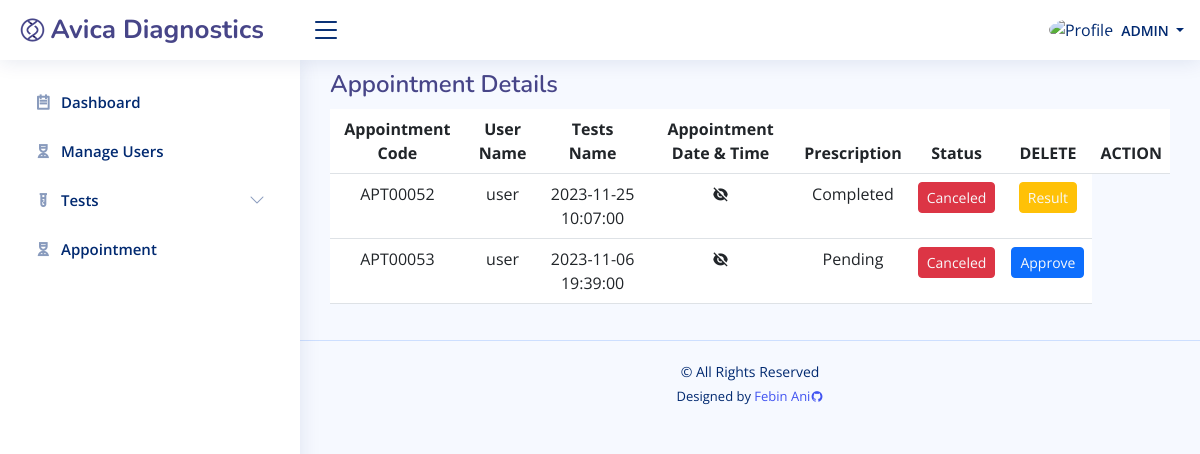
Before: /admin/appointment.php (signed in) with the older database file.
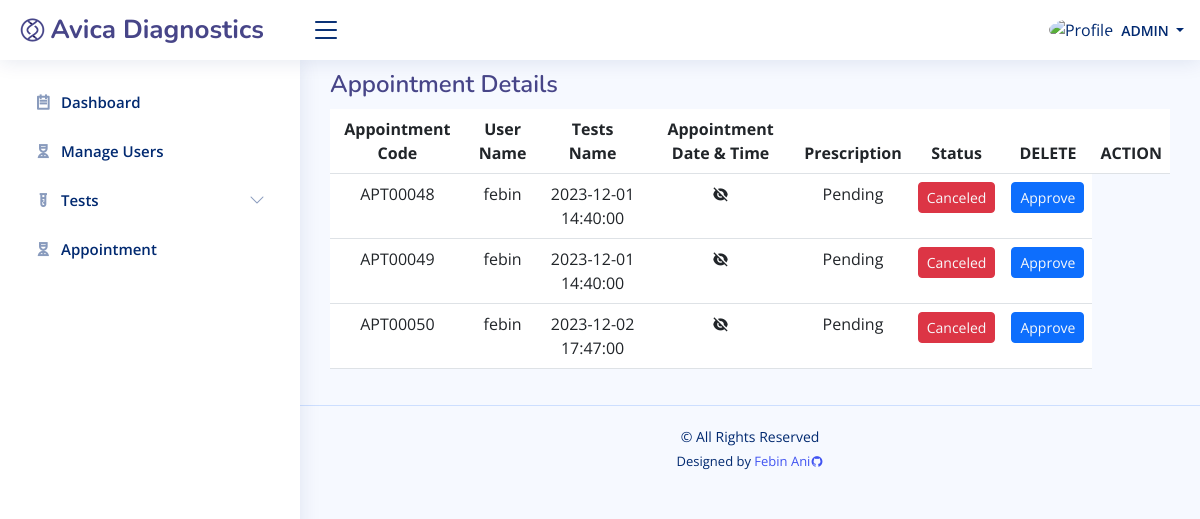
After: the same page with the newer database file.
### tables this page shows
CREATE TABLE `tb_appointment_list` (
  `apt_id` int(10) NOT NULL,
  `code` varchar(100) NOT NULL,
  `user_id` int(10) NOT NULL,
  `schedule` datetime NOT NULL,
  `pres` varchar(150) NOT NULL,
  `price` int(10) NOT NULL,
  `status` int(50) NOT NULL,
  `date_created` datetime NOT NULL,
  `date_updated` datetime DEFAULT NULL
);

CREATE TABLE `tb_user` (
  `id` int(10) NOT NULL,
  `fname` text NOT NULL,
  `lname` text NOT NULL,
  `gender` varchar(30) NOT NULL,
  `contact` varchar(100) NOT NULL,
  `username` varchar(50) NOT NULL,
  `email` text NOT NULL,
  `pass` text NOT NULL,
  `dob` date NOT NULL,
  `address` text NOT NULL,
  `usertype` text NOT NULL,
  `date_created` datetime NOT NULL,
  `date_updated` datetime DEFAULT NULL
);

### admin/appointment.php (the view, shortened to what this page needs)
<?php
	include('constant/security.php');
	include('constant/header.php');
	include('constant/sidebar.php');
?>
<main id="main" class="main">
    <div class="pagetitle">
      <h1>Appointment Details</h1>
    </div>
    <section class="section">
      <div class="row">
        <div class="col-lg-12">
          <table class="table">
            <thead>
              <tr class="text-center ">
                <th scope="col">Appointment Code</th>
                <th scope="col">User Name</th>
                <th scope="col">Tests Name</th>
                <th scope="col">Appointment Date & Time</th>
                <th scope="col">Prescription</th>
                <th scope="col">Status</th>
                <th scope="col">DELETE</th>
                <th scope="col">ACTION</th>
              </tr>
            </thead>
            <tbody>
            <?php
              $sql = "SELECT
                          al.code AS appointment_code,
                          u.username AS user_name,
                          -- t.test_name AS test_name,
                          al.schedule,
                          al.status ,
                          al.apt_id ,
                          al.pres
                      FROM
                          tb_appointment_list al
                      JOIN
                          tb_user u ON al.user_id = u.id
                      -- JOIN
                      --     tb_test t ON al.test_id = t.test_id;";
              $result = $conn->query($sql);
              if ($result->num_rows > 0) {
                while ($row = $result->fetch_assoc()) {
                  echo '<tr class="text-center ">';
                  echo '<td>' . $row["appointment_code"] . '</td>';
                  echo '<td>' . $row["user_name"] . '</td>';
                  echo '<td>' . $row["schedule"] . '</td>';
                  echo "<td>" ?>
                  <?php
                  $pres=$row["pres"];
                  if($pres!==""){
                  ?>
                    <a class="d-flex justify-content-center link-dark" href=<?php echo "../assets/upload/".$row["pres"]; ?> >  <i class="ri-eye-fill"></i></a>
                  <?php
                  } else {
                  ?>
                    <i  class="ri-eye-off-fill d-flex justify-content-center "></i>
                  <?php
                  }
                  echo "<td>" ?>
                  <?php
                  $status=$row['status'];
                  if($status==0){
                    ?>
                    Pending
                    <?php
                  } elseif($status==1) {
                    ?>
                    Approved
                    <?php
                  } else {
                    ?>
                    Completed
                    <?php
                  }
                  ?>
                  <?php "</td>";
                  echo "<td>";
                  ?>
                    <button class="btn btn-danger btn-sm">
                      <a class="link-light" href="delete.php?apt_id=<?php echo $row["apt_id"]; ?>">Canceled</a>
                    </button>
                  <?php "</td>";
                    echo "<td>";
                    $status=$row['status'];
                    if($status==0){
                  ?>
                  <button class="btn btn-primary btn-sm">
                    <a class="link-light" href="update.php?apt_id=<?php echo $row["apt_id"]; ?>">Approve</a>
                  </button>
                  <?php
                    } elseif($status==1) {
                  ?>
                  <button class="btn btn-success btn-sm">
                    <a class="link-light" href="update.php?apt_id=<?php echo $row["apt_id"]; ?>">Complete</a>
                  </button>
                  <?php
                    } else {
                  ?>
                  <button class="btn btn-warning btn-sm">
                    <a class="link-light" href="result.php?apt_id=<?php echo $row["apt_id"]; ?>">Result</a>
                  </button>
                  <?php
                    }
                  echo "</td>";
                  echo "</tr>";
                }
              }
            ?>
            </tbody>
          </table>
        </div>
      </div>
    </section>
  </main>
<?php
include('constant/footer.php');
?>

### admin/constant/header.php (shortened to what this page needs)
<!DOCTYPE html>
<html lang="en">
<head>
  <link href="assets/vendor/bootstrap/css/bootstrap.min.css" rel="stylesheet">
  <link href="assets/vendor/bootstrap-icons/bootstrap-icons.css" rel="stylesheet">
  <link href="assets/vendor/boxicons/css/boxicons.min.css" rel="stylesheet">
  <link href="assets/vendor/quill/quill.snow.css" rel="stylesheet">
  <link href="assets/vendor/quill/quill.bubble.css" rel="stylesheet">
  <link href="assets/vendor/remixicon/remixicon.css" rel="stylesheet">
  <link href="assets/vendor/simple-datatables/style.css" rel="stylesheet">
  <link href="assets/css/style.css" rel="stylesheet">
  <link rel="stylesheet" type="text/css" href="https://common.olemiss.edu/_js/sweet-alert/sweet-alert.css">
</head>
<body>
  <header id="header" class="header fixed-top d-flex align-items-center">
    <div class="d-flex align-items-center justify-content-between">
      <a href="index.php" class="logo d-flex align-items-center">
        <img src="assets/img/logo.png" alt="">
        <span class="d-none d-lg-block">Avica Diagnostics</span>
      </a>
      <i class="bi bi-list toggle-sidebar-btn"></i>
    </div>
    <nav class="header-nav ms-auto">
      <ul class="d-flex align-items-center">
        <li class="nav-item dropdown pe-3">
          <a class="nav-link nav-profile d-flex align-items-center pe-0" href="#" data-bs-toggle="dropdown">
            <img src="https://github.com/febin-ani.png" alt="Profile" class="rounded-circle">
            <span class="d-none d-md-block dropdown-toggle ps-2">
            <?php echo "<span class='text-uppercase'>" .$_SESSION['usertype']. "</span>"; ?>
            </span>
          </a>
        </li>
      </ul>
    </nav>
  </header>

### admin/constant/sidebar.php (shortened to what this page needs)
 <aside id="sidebar" class="sidebar">
<ul class="sidebar-nav" id="sidebar-nav">
  <li class="nav-item">
    <a class="nav-link collapsed" href="index.php">
      <i class="ri-todo-line"></i>
      <span>Dashboard</span>
    </a>
  </li>
  <li class="nav-item">
    <a class="nav-link collapsed" href="register.php">
      <i class="ri-nurse-line"></i>
      <span>Manage Users</span>
    </a>
  </li>
  <li class="nav-item">
    <a class="nav-link collapsed" data-bs-target="#test-nav" data-bs-toggle="collapse" href="#">
      <i class="ri-test-tube-line"></i><span>Tests</span><i class="bi bi-chevron-down ms-auto"></i>
    </a>
  </li>
  <li class="nav-item">
    <a class="nav-link collapsed" href="appointment.php">
      <i class="ri-nurse-line"></i>
      <span>Appointment</span>
    </a>
  </li>
</ul>
</aside>

### constant/footer.php (shortened to what this page needs)
 <footer id="footer" class="footer">
    <div class="copyright">
      &copy;  All Rights Reserved
    </div>
    <div class="credits">
      Designed by <a href="https://github.com/febin-ani">Febin Ani<i class="ri-github-fill"></i></a>
    </div>
  </footer>
</body>
</html>

### admin/assets/css/style.css (style rules this page uses)
:root { scroll-behavior: smooth; }
body { font-family: "Open Sans", sans-serif; background: #f6f9ff; color: #444444; }
a { color: #4154f1; text-decoration: none; }
h1, h2, h3, h4, h5, h6 { font-family: "Nunito", sans-serif; }
#main { margin-top: 50px; padding: 20px 30px; transition: all 0.3s; }
.pagetitle { margin-bottom: 10px; }
.pagetitle h1 { font-size: 24px; margin-bottom: 0; font-weight: 600; color: rgb(71, 69, 136); }
.logo { line-height: 1; }
@media (min-width: 1200px) { .logo { width: 280px; } }
.logo img { max-height: 26px; margin-right: 6px; }
.logo span { font-size: 26px; font-weight: 700; color: rgb(71, 69, 136); font-family: "Nunito", sans-serif; }
.header { transition: all 0.5s; z-index: 997; height: 60px; box-shadow: 0px 2px 20px rgba(1, 41, 112, 0.1); background-color: #fff; padding-left: 20px; }
.header .toggle-sidebar-btn { font-size: 32px; padding-left: 10px; cursor: pointer; color: #012970; }
.header-nav ul { list-style: none; }
.header-nav>ul { margin: 0; padding: 0; }
.header-nav .nav-profile { color: #012970; }
.header-nav .nav-profile img { max-height: 36px; }
.header-nav .nav-profile span { font-size: 14px; font-weight: 600; }
.sidebar { position: fixed; top: 60px; left: 0; bottom: 0; width: 300px; z-index: 996; transition: all 0.3s; padding: 20px; overflow-y: auto; scrollbar-width: thin; scrollbar-color: #aab7cf transparent; box-shadow: 0px 0px 20px rgba(1, 41, 112, 0.1); background-color: #fff; }
@media (min-width: 1200px) { #main, #footer { margin-left: 300px; } }
.sidebar-nav { padding: 0; margin: 0; list-style: none; }
.sidebar-nav li { padding: 0; margin: 0; list-style: none; }
.sidebar-nav .nav-item { margin-bottom: 5px; }
.sidebar-nav .nav-link { display: flex; align-items: center; font-size: 15px; font-weight: 600; color: #4154f1; transition: 0.3; background: #f6f9ff; padding: 10px 15px; border-radius: 4px; }
.sidebar-nav .nav-link i { font-size: 16px; margin-right: 10px; color: #4154f1; }
.sidebar-nav .nav-link.collapsed { color: #012970; background: #fff; }
.sidebar-nav .nav-link.collapsed i { color: #899bbd; }
.sidebar-nav .nav-link .bi-chevron-down { margin-right: 0; transition: transform 0.2s ease-in-out; }
.footer { padding: 20px 0; font-size: 14px; transition: all 0.3s; border-top: 1px solid #cddfff; }
.footer .copyright { text-align: center; color: #012970; }
.footer .credits { padding-top: 5px; text-align: center; font-size: 13px; color: #012970; }

Changed rows visible on the page:
removed tb_appointment_list: code "APT00052", user.username "user", schedule "2023-11-25 10:07:00", status "Completed"
removed tb_appointment_list: code "APT00053", user.username "user", schedule "2023-11-06 19:39:00", status "Pending"
added tb_appointment_list: code "APT00048", user.username "febin", schedule "2023-12-01 14:40:00", status "Pending"
added tb_appointment_list: code "APT00049", user.username "febin", schedule "2023-12-01 14:40:00", status "Pending"
added tb_appointment_list: code "APT00050", user.username "febin", schedule "2023-12-02 17:47:00", status "Pending"
